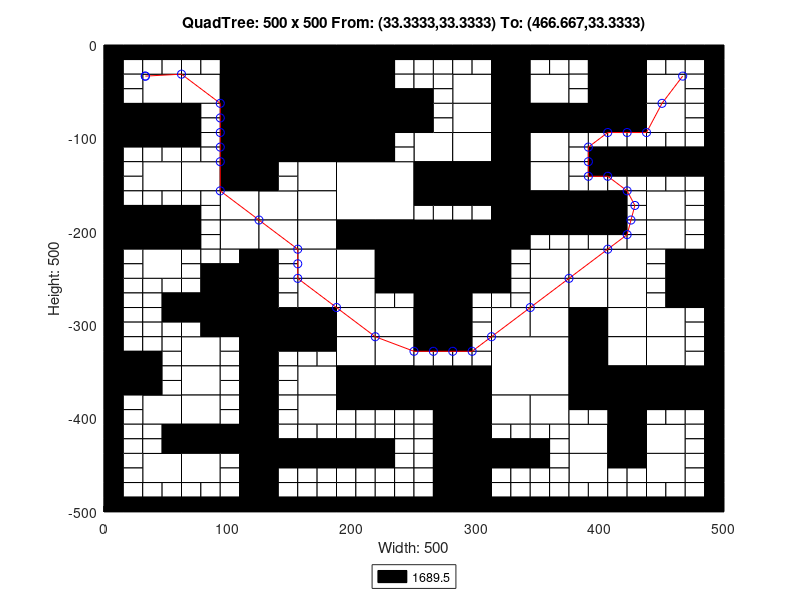

Write MATLAB code to recreate this figure.
axis([0 500 -500 0]);
title('QuadTree: 500 x 500 From: (33.3333,33.3333) To: (466.667,33.3333)');
xlabel('Width: 500');
ylabel('Height: 500');
rectangle('Position',[125 -62.5 62.5 62.5], 'FaceColor',[0 0 0]);
rectangle('Position',[125 -125 62.5 62.5], 'FaceColor',[0 0 0]);
rectangle('Position',[187.5 -187.5 62.5 62.5], 'FaceColor',[1 1 1]);
rectangle('Position',[250 -250 62.5 62.5], 'FaceColor',[0 0 0]);
rectangle('Position',[312.5 -375 62.5 62.5], 'FaceColor',[1 1 1]);
rectangle('Position',[31.25 -62.5 31.25 31.25], 'FaceColor',[1 1 1]);
rectangle('Position',[93.75 -31.25 31.25 31.25], 'FaceColor',[0 0 0]);
rectangle('Position',[62.5 -62.5 31.25 31.25], 'FaceColor',[1 1 1]);
rectangle('Position',[93.75 -62.5 31.25 31.25], 'FaceColor',[0 0 0]);
rectangle('Position',[0 -93.75 31.25 31.25], 'FaceColor',[0 0 0]);
rectangle('Position',[31.25 -93.75 31.25 31.25], 'FaceColor',[0 0 0]);
rectangle('Position',[93.75 -93.75 31.25 31.25], 'FaceColor',[0 0 0]);
rectangle('Position',[93.75 -125 31.25 31.25], 'FaceColor',[0 0 0]);
rectangle('Position',[187.5 -31.25 31.25 31.25], 'FaceColor',[0 0 0]);
rectangle('Position',[187.5 -62.5 31.25 31.25], 'FaceColor',[0 0 0]);
rectangle('Position',[187.5 -93.75 31.25 31.25], 'FaceColor',[0 0 0]);
rectangle('Position',[218.75 -93.75 31.25 31.25], 'FaceColor',[0 0 0]);
rectangle('Position',[187.5 -125 31.25 31.25], 'FaceColor',[0 0 0]);
rectangle('Position',[31.25 -156.25 31.25 31.25], 'FaceColor',[1 1 1]);
rectangle('Position',[62.5 -156.25 31.25 31.25], 'FaceColor',[1 1 1]);
rectangle('Position',[93.75 -156.25 31.25 31.25], 'FaceColor',[0 0 0]);
rectangle('Position',[93.75 -187.5 31.25 31.25], 'FaceColor',[1 1 1]);
rectangle('Position',[0 -218.75 31.25 31.25], 'FaceColor',[0 0 0]);
rectangle('Position',[31.25 -218.75 31.25 31.25], 'FaceColor',[0 0 0]);
rectangle('Position',[31.25 -250 31.25 31.25], 'FaceColor',[1 1 1]);
rectangle('Position',[93.75 -218.75 31.25 31.25], 'FaceColor',[1 1 1]);
rectangle('Position',[156.25 -156.25 31.25 31.25], 'FaceColor',[1 1 1]);
rectangle('Position',[125 -187.5 31.25 31.25], 'FaceColor',[1 1 1]);
rectangle('Position',[156.25 -187.5 31.25 31.25], 'FaceColor',[1 1 1]);
rectangle('Position',[125 -218.75 31.25 31.25], 'FaceColor',[1 1 1]);
rectangle('Position',[156.25 -218.75 31.25 31.25], 'FaceColor',[1 1 1]);
rectangle('Position',[156.25 -250 31.25 31.25], 'FaceColor',[1 1 1]);
rectangle('Position',[187.5 -218.75 31.25 31.25], 'FaceColor',[0 0 0]);
rectangle('Position',[218.75 -218.75 31.25 31.25], 'FaceColor',[0 0 0]);
rectangle('Position',[187.5 -250 31.25 31.25], 'FaceColor',[1 1 1]);
rectangle('Position',[218.75 -250 31.25 31.25], 'FaceColor',[0 0 0]);
rectangle('Position',[281.25 -62.5 31.25 31.25], 'FaceColor',[1 1 1]);
rectangle('Position',[312.5 -31.25 31.25 31.25], 'FaceColor',[0 0 0]);
rectangle('Position',[312.5 -62.5 31.25 31.25], 'FaceColor',[0 0 0]);
rectangle('Position',[343.75 -62.5 31.25 31.25], 'FaceColor',[1 1 1]);
rectangle('Position',[281.25 -93.75 31.25 31.25], 'FaceColor',[1 1 1]);
rectangle('Position',[250 -125 31.25 31.25], 'FaceColor',[1 1 1]);
rectangle('Position',[281.25 -125 31.25 31.25], 'FaceColor',[1 1 1]);
rectangle('Position',[312.5 -93.75 31.25 31.25], 'FaceColor',[0 0 0]);
rectangle('Position',[343.75 -93.75 31.25 31.25], 'FaceColor',[0 0 0]);
rectangle('Position',[312.5 -125 31.25 31.25], 'FaceColor',[0 0 0]);
rectangle('Position',[343.75 -125 31.25 31.25], 'FaceColor',[1 1 1]);
rectangle('Position',[406.25 -31.25 31.25 31.25], 'FaceColor',[0 0 0]);
rectangle('Position',[406.25 -62.5 31.25 31.25], 'FaceColor',[0 0 0]);
rectangle('Position',[437.5 -62.5 31.25 31.25], 'FaceColor',[1 1 1]);
rectangle('Position',[375 -93.75 31.25 31.25], 'FaceColor',[0 0 0]);
rectangle('Position',[406.25 -93.75 31.25 31.25], 'FaceColor',[0 0 0]);
rectangle('Position',[437.5 -93.75 31.25 31.25], 'FaceColor',[1 1 1]);
rectangle('Position',[250 -156.25 31.25 31.25], 'FaceColor',[0 0 0]);
rectangle('Position',[281.25 -156.25 31.25 31.25], 'FaceColor',[0 0 0]);
rectangle('Position',[312.5 -156.25 31.25 31.25], 'FaceColor',[0 0 0]);
rectangle('Position',[343.75 -156.25 31.25 31.25], 'FaceColor',[1 1 1]);
rectangle('Position',[312.5 -187.5 31.25 31.25], 'FaceColor',[0 0 0]);
rectangle('Position',[343.75 -187.5 31.25 31.25], 'FaceColor',[0 0 0]);
rectangle('Position',[312.5 -218.75 31.25 31.25], 'FaceColor',[0 0 0]);
rectangle('Position',[343.75 -250 31.25 31.25], 'FaceColor',[1 1 1]);
rectangle('Position',[375 -187.5 31.25 31.25], 'FaceColor',[0 0 0]);
rectangle('Position',[437.5 -187.5 31.25 31.25], 'FaceColor',[1 1 1]);
rectangle('Position',[375 -250 31.25 31.25], 'FaceColor',[1 1 1]);
rectangle('Position',[406.25 -250 31.25 31.25], 'FaceColor',[1 1 1]);
rectangle('Position',[437.5 -218.75 31.25 31.25], 'FaceColor',[1 1 1]);
rectangle('Position',[468.75 -250 31.25 31.25], 'FaceColor',[0 0 0]);
rectangle('Position',[93.75 -281.25 31.25 31.25], 'FaceColor',[0 0 0]);
rectangle('Position',[93.75 -312.5 31.25 31.25], 'FaceColor',[0 0 0]);
rectangle('Position',[0 -375 31.25 31.25], 'FaceColor',[0 0 0]);
rectangle('Position',[62.5 -343.75 31.25 31.25], 'FaceColor',[1 1 1]);
rectangle('Position',[62.5 -375 31.25 31.25], 'FaceColor',[1 1 1]);
rectangle('Position',[156.25 -281.25 31.25 31.25], 'FaceColor',[1 1 1]);
rectangle('Position',[125 -312.5 31.25 31.25], 'FaceColor',[0 0 0]);
rectangle('Position',[156.25 -312.5 31.25 31.25], 'FaceColor',[0 0 0]);
rectangle('Position',[187.5 -281.25 31.25 31.25], 'FaceColor',[1 1 1]);
rectangle('Position',[187.5 -312.5 31.25 31.25], 'FaceColor',[1 1 1]);
rectangle('Position',[218.75 -312.5 31.25 31.25], 'FaceColor',[1 1 1]);
rectangle('Position',[156.25 -375 31.25 31.25], 'FaceColor',[1 1 1]);
rectangle('Position',[187.5 -343.75 31.25 31.25], 'FaceColor',[1 1 1]);
rectangle('Position',[218.75 -343.75 31.25 31.25], 'FaceColor',[1 1 1]);
rectangle('Position',[187.5 -375 31.25 31.25], 'FaceColor',[0 0 0]);
rectangle('Position',[218.75 -375 31.25 31.25], 'FaceColor',[0 0 0]);
rectangle('Position',[31.25 -406.25 31.25 31.25], 'FaceColor',[1 1 1]);
rectangle('Position',[62.5 -406.25 31.25 31.25], 'FaceColor',[1 1 1]);
rectangle('Position',[62.5 -437.5 31.25 31.25], 'FaceColor',[0 0 0]);
rectangle('Position',[93.75 -437.5 31.25 31.25], 'FaceColor',[0 0 0]);
rectangle('Position',[31.25 -468.75 31.25 31.25], 'FaceColor',[1 1 1]);
rectangle('Position',[62.5 -468.75 31.25 31.25], 'FaceColor',[1 1 1]);
rectangle('Position',[156.25 -406.25 31.25 31.25], 'FaceColor',[1 1 1]);
rectangle('Position',[250 -281.25 31.25 31.25], 'FaceColor',[0 0 0]);
rectangle('Position',[250 -312.5 31.25 31.25], 'FaceColor',[0 0 0]);
rectangle('Position',[343.75 -281.25 31.25 31.25], 'FaceColor',[1 1 1]);
rectangle('Position',[312.5 -312.5 31.25 31.25], 'FaceColor',[1 1 1]);
rectangle('Position',[343.75 -312.5 31.25 31.25], 'FaceColor',[1 1 1]);
rectangle('Position',[250 -375 31.25 31.25], 'FaceColor',[0 0 0]);
rectangle('Position',[281.25 -375 31.25 31.25], 'FaceColor',[0 0 0]);
rectangle('Position',[375 -281.25 31.25 31.25], 'FaceColor',[1 1 1]);
rectangle('Position',[406.25 -281.25 31.25 31.25], 'FaceColor',[1 1 1]);
rectangle('Position',[375 -312.5 31.25 31.25], 'FaceColor',[0 0 0]);
rectangle('Position',[406.25 -312.5 31.25 31.25], 'FaceColor',[1 1 1]);
rectangle('Position',[468.75 -281.25 31.25 31.25], 'FaceColor',[0 0 0]);
rectangle('Position',[437.5 -312.5 31.25 31.25], 'FaceColor',[1 1 1]);
rectangle('Position',[375 -343.75 31.25 31.25], 'FaceColor',[0 0 0]);
rectangle('Position',[406.25 -343.75 31.25 31.25], 'FaceColor',[1 1 1]);
rectangle('Position',[375 -375 31.25 31.25], 'FaceColor',[0 0 0]);
rectangle('Position',[406.25 -375 31.25 31.25], 'FaceColor',[0 0 0]);
rectangle('Position',[437.5 -343.75 31.25 31.25], 'FaceColor',[1 1 1]);
rectangle('Position',[437.5 -375 31.25 31.25], 'FaceColor',[0 0 0]);
rectangle('Position',[468.75 -375 31.25 31.25], 'FaceColor',[0 0 0]);
rectangle('Position',[281.25 -406.25 31.25 31.25], 'FaceColor',[0 0 0]);
rectangle('Position',[281.25 -437.5 31.25 31.25], 'FaceColor',[0 0 0]);
rectangle('Position',[312.5 -406.25 31.25 31.25], 'FaceColor',[1 1 1]);
rectangle('Position',[343.75 -406.25 31.25 31.25], 'FaceColor',[1 1 1]);
rectangle('Position',[281.25 -468.75 31.25 31.25], 'FaceColor',[0 0 0]);
rectangle('Position',[281.25 -500 31.25 31.25], 'FaceColor',[0 0 0]);
rectangle('Position',[406.25 -406.25 31.25 31.25], 'FaceColor',[0 0 0]);
rectangle('Position',[375 -437.5 31.25 31.25], 'FaceColor',[1 1 1]);
rectangle('Position',[406.25 -437.5 31.25 31.25], 'FaceColor',[0 0 0]);
rectangle('Position',[437.5 -437.5 31.25 31.25], 'FaceColor',[1 1 1]);
rectangle('Position',[375 -468.75 31.25 31.25], 'FaceColor',[1 1 1]);
rectangle('Position',[437.5 -468.75 31.25 31.25], 'FaceColor',[1 1 1]);
rectangle('Position',[0 -15.625 15.625 15.625], 'FaceColor',[0 0 0]);
rectangle('Position',[15.625 -15.625 15.625 15.625], 'FaceColor',[0 0 0]);
rectangle('Position',[0 -31.25 15.625 15.625], 'FaceColor',[0 0 0]);
rectangle('Position',[15.625 -31.25 15.625 15.625], 'FaceColor',[1 1 1]);
rectangle('Position',[31.25 -15.625 15.625 15.625], 'FaceColor',[0 0 0]);
rectangle('Position',[46.875 -15.625 15.625 15.625], 'FaceColor',[0 0 0]);
rectangle('Position',[31.25 -31.25 15.625 15.625], 'FaceColor',[1 1 1]);
rectangle('Position',[46.875 -31.25 15.625 15.625], 'FaceColor',[1 1 1]);
rectangle('Position',[0 -46.875 15.625 15.625], 'FaceColor',[0 0 0]);
rectangle('Position',[15.625 -46.875 15.625 15.625], 'FaceColor',[1 1 1]);
rectangle('Position',[0 -62.5 15.625 15.625], 'FaceColor',[0 0 0]);
rectangle('Position',[15.625 -62.5 15.625 15.625], 'FaceColor',[1 1 1]);
rectangle('Position',[62.5 -15.625 15.625 15.625], 'FaceColor',[0 0 0]);
rectangle('Position',[78.125 -15.625 15.625 15.625], 'FaceColor',[0 0 0]);
rectangle('Position',[62.5 -31.25 15.625 15.625], 'FaceColor',[1 1 1]);
rectangle('Position',[78.125 -31.25 15.625 15.625], 'FaceColor',[1 1 1]);
rectangle('Position',[0 -109.375 15.625 15.625], 'FaceColor',[0 0 0]);
rectangle('Position',[15.625 -109.375 15.625 15.625], 'FaceColor',[0 0 0]);
rectangle('Position',[0 -125 15.625 15.625], 'FaceColor',[0 0 0]);
rectangle('Position',[15.625 -125 15.625 15.625], 'FaceColor',[1 1 1]);
rectangle('Position',[31.25 -109.375 15.625 15.625], 'FaceColor',[0 0 0]);
rectangle('Position',[46.875 -109.375 15.625 15.625], 'FaceColor',[0 0 0]);
rectangle('Position',[31.25 -125 15.625 15.625], 'FaceColor',[1 1 1]);
rectangle('Position',[46.875 -125 15.625 15.625], 'FaceColor',[1 1 1]);
rectangle('Position',[62.5 -78.125 15.625 15.625], 'FaceColor',[0 0 0]);
rectangle('Position',[78.125 -78.125 15.625 15.625], 'FaceColor',[1 1 1]);
rectangle('Position',[62.5 -93.75 15.625 15.625], 'FaceColor',[0 0 0]);
rectangle('Position',[78.125 -93.75 15.625 15.625], 'FaceColor',[1 1 1]);
rectangle('Position',[62.5 -109.375 15.625 15.625], 'FaceColor',[0 0 0]);
rectangle('Position',[78.125 -109.375 15.625 15.625], 'FaceColor',[1 1 1]);
rectangle('Position',[62.5 -125 15.625 15.625], 'FaceColor',[1 1 1]);
rectangle('Position',[78.125 -125 15.625 15.625], 'FaceColor',[1 1 1]);
rectangle('Position',[218.75 -15.625 15.625 15.625], 'FaceColor',[0 0 0]);
rectangle('Position',[234.375 -15.625 15.625 15.625], 'FaceColor',[0 0 0]);
rectangle('Position',[218.75 -31.25 15.625 15.625], 'FaceColor',[0 0 0]);
rectangle('Position',[234.375 -31.25 15.625 15.625], 'FaceColor',[1 1 1]);
rectangle('Position',[218.75 -46.875 15.625 15.625], 'FaceColor',[0 0 0]);
rectangle('Position',[234.375 -46.875 15.625 15.625], 'FaceColor',[1 1 1]);
rectangle('Position',[218.75 -62.5 15.625 15.625], 'FaceColor',[0 0 0]);
rectangle('Position',[234.375 -62.5 15.625 15.625], 'FaceColor',[0 0 0]);
rectangle('Position',[218.75 -109.375 15.625 15.625], 'FaceColor',[0 0 0]);
rectangle('Position',[234.375 -109.375 15.625 15.625], 'FaceColor',[1 1 1]);
rectangle('Position',[218.75 -125 15.625 15.625], 'FaceColor',[0 0 0]);
rectangle('Position',[234.375 -125 15.625 15.625], 'FaceColor',[1 1 1]);
rectangle('Position',[0 -140.625 15.625 15.625], 'FaceColor',[0 0 0]);
rectangle('Position',[15.625 -140.625 15.625 15.625], 'FaceColor',[1 1 1]);
rectangle('Position',[0 -156.25 15.625 15.625], 'FaceColor',[0 0 0]);
rectangle('Position',[15.625 -156.25 15.625 15.625], 'FaceColor',[1 1 1]);
rectangle('Position',[0 -171.875 15.625 15.625], 'FaceColor',[0 0 0]);
rectangle('Position',[15.625 -171.875 15.625 15.625], 'FaceColor',[1 1 1]);
rectangle('Position',[0 -187.5 15.625 15.625], 'FaceColor',[0 0 0]);
rectangle('Position',[15.625 -187.5 15.625 15.625], 'FaceColor',[0 0 0]);
rectangle('Position',[31.25 -171.875 15.625 15.625], 'FaceColor',[1 1 1]);
rectangle('Position',[46.875 -171.875 15.625 15.625], 'FaceColor',[1 1 1]);
rectangle('Position',[31.25 -187.5 15.625 15.625], 'FaceColor',[0 0 0]);
rectangle('Position',[46.875 -187.5 15.625 15.625], 'FaceColor',[0 0 0]);
rectangle('Position',[62.5 -171.875 15.625 15.625], 'FaceColor',[1 1 1]);
rectangle('Position',[78.125 -171.875 15.625 15.625], 'FaceColor',[1 1 1]);
rectangle('Position',[62.5 -187.5 15.625 15.625], 'FaceColor',[0 0 0]);
rectangle('Position',[78.125 -187.5 15.625 15.625], 'FaceColor',[1 1 1]);
rectangle('Position',[0 -234.375 15.625 15.625], 'FaceColor',[0 0 0]);
rectangle('Position',[15.625 -234.375 15.625 15.625], 'FaceColor',[1 1 1]);
rectangle('Position',[0 -250 15.625 15.625], 'FaceColor',[0 0 0]);
rectangle('Position',[15.625 -250 15.625 15.625], 'FaceColor',[1 1 1]);
rectangle('Position',[62.5 -203.125 15.625 15.625], 'FaceColor',[0 0 0]);
rectangle('Position',[78.125 -203.125 15.625 15.625], 'FaceColor',[1 1 1]);
rectangle('Position',[62.5 -218.75 15.625 15.625], 'FaceColor',[0 0 0]);
rectangle('Position',[78.125 -218.75 15.625 15.625], 'FaceColor',[1 1 1]);
rectangle('Position',[62.5 -234.375 15.625 15.625], 'FaceColor',[1 1 1]);
rectangle('Position',[78.125 -234.375 15.625 15.625], 'FaceColor',[1 1 1]);
rectangle('Position',[62.5 -250 15.625 15.625], 'FaceColor',[1 1 1]);
rectangle('Position',[78.125 -250 15.625 15.625], 'FaceColor',[0 0 0]);
rectangle('Position',[93.75 -234.375 15.625 15.625], 'FaceColor',[1 1 1]);
rectangle('Position',[109.375 -234.375 15.625 15.625], 'FaceColor',[0 0 0]);
rectangle('Position',[93.75 -250 15.625 15.625], 'FaceColor',[0 0 0]);
rectangle('Position',[109.375 -250 15.625 15.625], 'FaceColor',[0 0 0]);
rectangle('Position',[125 -140.625 15.625 15.625], 'FaceColor',[0 0 0]);
rectangle('Position',[140.625 -140.625 15.625 15.625], 'FaceColor',[1 1 1]);
rectangle('Position',[125 -156.25 15.625 15.625], 'FaceColor',[0 0 0]);
rectangle('Position',[140.625 -156.25 15.625 15.625], 'FaceColor',[1 1 1]);
rectangle('Position',[125 -234.375 15.625 15.625], 'FaceColor',[0 0 0]);
rectangle('Position',[140.625 -234.375 15.625 15.625], 'FaceColor',[1 1 1]);
rectangle('Position',[125 -250 15.625 15.625], 'FaceColor',[0 0 0]);
rectangle('Position',[140.625 -250 15.625 15.625], 'FaceColor',[1 1 1]);
rectangle('Position',[250 -15.625 15.625 15.625], 'FaceColor',[0 0 0]);
rectangle('Position',[265.625 -15.625 15.625 15.625], 'FaceColor',[0 0 0]);
rectangle('Position',[250 -31.25 15.625 15.625], 'FaceColor',[1 1 1]);
rectangle('Position',[265.625 -31.25 15.625 15.625], 'FaceColor',[1 1 1]);
rectangle('Position',[281.25 -15.625 15.625 15.625], 'FaceColor',[0 0 0]);
rectangle('Position',[296.875 -15.625 15.625 15.625], 'FaceColor',[0 0 0]);
rectangle('Position',[281.25 -31.25 15.625 15.625], 'FaceColor',[1 1 1]);
rectangle('Position',[296.875 -31.25 15.625 15.625], 'FaceColor',[1 1 1]);
rectangle('Position',[250 -46.875 15.625 15.625], 'FaceColor',[1 1 1]);
rectangle('Position',[265.625 -46.875 15.625 15.625], 'FaceColor',[1 1 1]);
rectangle('Position',[250 -62.5 15.625 15.625], 'FaceColor',[0 0 0]);
rectangle('Position',[265.625 -62.5 15.625 15.625], 'FaceColor',[1 1 1]);
rectangle('Position',[343.75 -15.625 15.625 15.625], 'FaceColor',[0 0 0]);
rectangle('Position',[359.375 -15.625 15.625 15.625], 'FaceColor',[0 0 0]);
rectangle('Position',[343.75 -31.25 15.625 15.625], 'FaceColor',[1 1 1]);
rectangle('Position',[359.375 -31.25 15.625 15.625], 'FaceColor',[1 1 1]);
rectangle('Position',[250 -78.125 15.625 15.625], 'FaceColor',[0 0 0]);
rectangle('Position',[265.625 -78.125 15.625 15.625], 'FaceColor',[1 1 1]);
rectangle('Position',[250 -93.75 15.625 15.625], 'FaceColor',[0 0 0]);
rectangle('Position',[265.625 -93.75 15.625 15.625], 'FaceColor',[1 1 1]);
rectangle('Position',[375 -15.625 15.625 15.625], 'FaceColor',[0 0 0]);
rectangle('Position',[390.625 -15.625 15.625 15.625], 'FaceColor',[0 0 0]);
rectangle('Position',[375 -31.25 15.625 15.625], 'FaceColor',[1 1 1]);
rectangle('Position',[390.625 -31.25 15.625 15.625], 'FaceColor',[0 0 0]);
rectangle('Position',[375 -46.875 15.625 15.625], 'FaceColor',[1 1 1]);
rectangle('Position',[390.625 -46.875 15.625 15.625], 'FaceColor',[0 0 0]);
rectangle('Position',[375 -62.5 15.625 15.625], 'FaceColor',[1 1 1]);
rectangle('Position',[390.625 -62.5 15.625 15.625], 'FaceColor',[0 0 0]);
rectangle('Position',[437.5 -15.625 15.625 15.625], 'FaceColor',[0 0 0]);
rectangle('Position',[453.125 -15.625 15.625 15.625], 'FaceColor',[0 0 0]);
rectangle('Position',[437.5 -31.25 15.625 15.625], 'FaceColor',[1 1 1]);
rectangle('Position',[453.125 -31.25 15.625 15.625], 'FaceColor',[1 1 1]);
rectangle('Position',[468.75 -15.625 15.625 15.625], 'FaceColor',[0 0 0]);
rectangle('Position',[484.375 -15.625 15.625 15.625], 'FaceColor',[0 0 0]);
rectangle('Position',[468.75 -31.25 15.625 15.625], 'FaceColor',[1 1 1]);
rectangle('Position',[484.375 -31.25 15.625 15.625], 'FaceColor',[0 0 0]);
rectangle('Position',[468.75 -46.875 15.625 15.625], 'FaceColor',[1 1 1]);
rectangle('Position',[484.375 -46.875 15.625 15.625], 'FaceColor',[0 0 0]);
rectangle('Position',[468.75 -62.5 15.625 15.625], 'FaceColor',[1 1 1]);
rectangle('Position',[484.375 -62.5 15.625 15.625], 'FaceColor',[0 0 0]);
rectangle('Position',[375 -109.375 15.625 15.625], 'FaceColor',[1 1 1]);
rectangle('Position',[390.625 -109.375 15.625 15.625], 'FaceColor',[1 1 1]);
rectangle('Position',[375 -125 15.625 15.625], 'FaceColor',[1 1 1]);
rectangle('Position',[390.625 -125 15.625 15.625], 'FaceColor',[0 0 0]);
rectangle('Position',[406.25 -109.375 15.625 15.625], 'FaceColor',[1 1 1]);
rectangle('Position',[421.875 -109.375 15.625 15.625], 'FaceColor',[1 1 1]);
rectangle('Position',[406.25 -125 15.625 15.625], 'FaceColor',[0 0 0]);
rectangle('Position',[421.875 -125 15.625 15.625], 'FaceColor',[0 0 0]);
rectangle('Position',[468.75 -78.125 15.625 15.625], 'FaceColor',[1 1 1]);
rectangle('Position',[484.375 -78.125 15.625 15.625], 'FaceColor',[0 0 0]);
rectangle('Position',[468.75 -93.75 15.625 15.625], 'FaceColor',[1 1 1]);
rectangle('Position',[484.375 -93.75 15.625 15.625], 'FaceColor',[0 0 0]);
rectangle('Position',[437.5 -109.375 15.625 15.625], 'FaceColor',[1 1 1]);
rectangle('Position',[453.125 -109.375 15.625 15.625], 'FaceColor',[1 1 1]);
rectangle('Position',[437.5 -125 15.625 15.625], 'FaceColor',[0 0 0]);
rectangle('Position',[453.125 -125 15.625 15.625], 'FaceColor',[0 0 0]);
rectangle('Position',[468.75 -109.375 15.625 15.625], 'FaceColor',[1 1 1]);
rectangle('Position',[484.375 -109.375 15.625 15.625], 'FaceColor',[0 0 0]);
rectangle('Position',[468.75 -125 15.625 15.625], 'FaceColor',[0 0 0]);
rectangle('Position',[484.375 -125 15.625 15.625], 'FaceColor',[0 0 0]);
rectangle('Position',[250 -171.875 15.625 15.625], 'FaceColor',[0 0 0]);
rectangle('Position',[265.625 -171.875 15.625 15.625], 'FaceColor',[0 0 0]);
rectangle('Position',[250 -187.5 15.625 15.625], 'FaceColor',[1 1 1]);
rectangle('Position',[265.625 -187.5 15.625 15.625], 'FaceColor',[1 1 1]);
rectangle('Position',[281.25 -171.875 15.625 15.625], 'FaceColor',[0 0 0]);
rectangle('Position',[296.875 -171.875 15.625 15.625], 'FaceColor',[0 0 0]);
rectangle('Position',[281.25 -187.5 15.625 15.625], 'FaceColor',[1 1 1]);
rectangle('Position',[296.875 -187.5 15.625 15.625], 'FaceColor',[1 1 1]);
rectangle('Position',[343.75 -203.125 15.625 15.625], 'FaceColor',[0 0 0]);
rectangle('Position',[359.375 -203.125 15.625 15.625], 'FaceColor',[0 0 0]);
rectangle('Position',[343.75 -218.75 15.625 15.625], 'FaceColor',[1 1 1]);
rectangle('Position',[359.375 -218.75 15.625 15.625], 'FaceColor',[1 1 1]);
rectangle('Position',[312.5 -234.375 15.625 15.625], 'FaceColor',[0 0 0]);
rectangle('Position',[328.125 -234.375 15.625 15.625], 'FaceColor',[1 1 1]);
rectangle('Position',[312.5 -250 15.625 15.625], 'FaceColor',[0 0 0]);
rectangle('Position',[328.125 -250 15.625 15.625], 'FaceColor',[1 1 1]);
rectangle('Position',[375 -140.625 15.625 15.625], 'FaceColor',[1 1 1]);
rectangle('Position',[390.625 -140.625 15.625 15.625], 'FaceColor',[0 0 0]);
rectangle('Position',[375 -156.25 15.625 15.625], 'FaceColor',[1 1 1]);
rectangle('Position',[390.625 -156.25 15.625 15.625], 'FaceColor',[1 1 1]);
rectangle('Position',[406.25 -140.625 15.625 15.625], 'FaceColor',[0 0 0]);
rectangle('Position',[421.875 -140.625 15.625 15.625], 'FaceColor',[0 0 0]);
rectangle('Position',[406.25 -156.25 15.625 15.625], 'FaceColor',[1 1 1]);
rectangle('Position',[421.875 -156.25 15.625 15.625], 'FaceColor',[1 1 1]);
rectangle('Position',[406.25 -171.875 15.625 15.625], 'FaceColor',[0 0 0]);
rectangle('Position',[421.875 -171.875 15.625 15.625], 'FaceColor',[1 1 1]);
rectangle('Position',[406.25 -187.5 15.625 15.625], 'FaceColor',[0 0 0]);
rectangle('Position',[421.875 -187.5 15.625 15.625], 'FaceColor',[1 1 1]);
rectangle('Position',[437.5 -140.625 15.625 15.625], 'FaceColor',[0 0 0]);
rectangle('Position',[453.125 -140.625 15.625 15.625], 'FaceColor',[0 0 0]);
rectangle('Position',[437.5 -156.25 15.625 15.625], 'FaceColor',[1 1 1]);
rectangle('Position',[453.125 -156.25 15.625 15.625], 'FaceColor',[1 1 1]);
rectangle('Position',[468.75 -140.625 15.625 15.625], 'FaceColor',[0 0 0]);
rectangle('Position',[484.375 -140.625 15.625 15.625], 'FaceColor',[0 0 0]);
rectangle('Position',[468.75 -156.25 15.625 15.625], 'FaceColor',[1 1 1]);
rectangle('Position',[484.375 -156.25 15.625 15.625], 'FaceColor',[0 0 0]);
rectangle('Position',[468.75 -171.875 15.625 15.625], 'FaceColor',[1 1 1]);
rectangle('Position',[484.375 -171.875 15.625 15.625], 'FaceColor',[0 0 0]);
rectangle('Position',[468.75 -187.5 15.625 15.625], 'FaceColor',[1 1 1]);
rectangle('Position',[484.375 -187.5 15.625 15.625], 'FaceColor',[0 0 0]);
rectangle('Position',[375 -203.125 15.625 15.625], 'FaceColor',[0 0 0]);
rectangle('Position',[390.625 -203.125 15.625 15.625], 'FaceColor',[0 0 0]);
rectangle('Position',[375 -218.75 15.625 15.625], 'FaceColor',[1 1 1]);
rectangle('Position',[390.625 -218.75 15.625 15.625], 'FaceColor',[1 1 1]);
rectangle('Position',[406.25 -203.125 15.625 15.625], 'FaceColor',[0 0 0]);
rectangle('Position',[421.875 -203.125 15.625 15.625], 'FaceColor',[1 1 1]);
rectangle('Position',[406.25 -218.75 15.625 15.625], 'FaceColor',[1 1 1]);
rectangle('Position',[421.875 -218.75 15.625 15.625], 'FaceColor',[1 1 1]);
rectangle('Position',[468.75 -203.125 15.625 15.625], 'FaceColor',[1 1 1]);
rectangle('Position',[484.375 -203.125 15.625 15.625], 'FaceColor',[0 0 0]);
rectangle('Position',[468.75 -218.75 15.625 15.625], 'FaceColor',[1 1 1]);
rectangle('Position',[484.375 -218.75 15.625 15.625], 'FaceColor',[0 0 0]);
rectangle('Position',[437.5 -234.375 15.625 15.625], 'FaceColor',[1 1 1]);
rectangle('Position',[453.125 -234.375 15.625 15.625], 'FaceColor',[0 0 0]);
rectangle('Position',[437.5 -250 15.625 15.625], 'FaceColor',[1 1 1]);
rectangle('Position',[453.125 -250 15.625 15.625], 'FaceColor',[0 0 0]);
rectangle('Position',[0 -265.625 15.625 15.625], 'FaceColor',[0 0 0]);
rectangle('Position',[15.625 -265.625 15.625 15.625], 'FaceColor',[1 1 1]);
rectangle('Position',[0 -281.25 15.625 15.625], 'FaceColor',[0 0 0]);
rectangle('Position',[15.625 -281.25 15.625 15.625], 'FaceColor',[1 1 1]);
rectangle('Position',[31.25 -265.625 15.625 15.625], 'FaceColor',[1 1 1]);
rectangle('Position',[46.875 -265.625 15.625 15.625], 'FaceColor',[1 1 1]);
rectangle('Position',[31.25 -281.25 15.625 15.625], 'FaceColor',[1 1 1]);
rectangle('Position',[46.875 -281.25 15.625 15.625], 'FaceColor',[0 0 0]);
rectangle('Position',[0 -296.875 15.625 15.625], 'FaceColor',[0 0 0]);
rectangle('Position',[15.625 -296.875 15.625 15.625], 'FaceColor',[1 1 1]);
rectangle('Position',[0 -312.5 15.625 15.625], 'FaceColor',[0 0 0]);
rectangle('Position',[15.625 -312.5 15.625 15.625], 'FaceColor',[1 1 1]);
rectangle('Position',[31.25 -296.875 15.625 15.625], 'FaceColor',[1 1 1]);
rectangle('Position',[46.875 -296.875 15.625 15.625], 'FaceColor',[0 0 0]);
rectangle('Position',[31.25 -312.5 15.625 15.625], 'FaceColor',[1 1 1]);
rectangle('Position',[46.875 -312.5 15.625 15.625], 'FaceColor',[1 1 1]);
rectangle('Position',[62.5 -265.625 15.625 15.625], 'FaceColor',[1 1 1]);
rectangle('Position',[78.125 -265.625 15.625 15.625], 'FaceColor',[0 0 0]);
rectangle('Position',[62.5 -281.25 15.625 15.625], 'FaceColor',[0 0 0]);
rectangle('Position',[78.125 -281.25 15.625 15.625], 'FaceColor',[0 0 0]);
rectangle('Position',[62.5 -296.875 15.625 15.625], 'FaceColor',[0 0 0]);
rectangle('Position',[78.125 -296.875 15.625 15.625], 'FaceColor',[0 0 0]);
rectangle('Position',[62.5 -312.5 15.625 15.625], 'FaceColor',[1 1 1]);
rectangle('Position',[78.125 -312.5 15.625 15.625], 'FaceColor',[0 0 0]);
rectangle('Position',[0 -328.125 15.625 15.625], 'FaceColor',[0 0 0]);
rectangle('Position',[15.625 -328.125 15.625 15.625], 'FaceColor',[1 1 1]);
rectangle('Position',[0 -343.75 15.625 15.625], 'FaceColor',[0 0 0]);
rectangle('Position',[15.625 -343.75 15.625 15.625], 'FaceColor',[0 0 0]);
rectangle('Position',[31.25 -328.125 15.625 15.625], 'FaceColor',[1 1 1]);
rectangle('Position',[46.875 -328.125 15.625 15.625], 'FaceColor',[1 1 1]);
rectangle('Position',[31.25 -343.75 15.625 15.625], 'FaceColor',[0 0 0]);
rectangle('Position',[46.875 -343.75 15.625 15.625], 'FaceColor',[1 1 1]);
rectangle('Position',[31.25 -359.375 15.625 15.625], 'FaceColor',[0 0 0]);
rectangle('Position',[46.875 -359.375 15.625 15.625], 'FaceColor',[1 1 1]);
rectangle('Position',[31.25 -375 15.625 15.625], 'FaceColor',[0 0 0]);
rectangle('Position',[46.875 -375 15.625 15.625], 'FaceColor',[1 1 1]);
rectangle('Position',[93.75 -328.125 15.625 15.625], 'FaceColor',[1 1 1]);
rectangle('Position',[109.375 -328.125 15.625 15.625], 'FaceColor',[0 0 0]);
rectangle('Position',[93.75 -343.75 15.625 15.625], 'FaceColor',[1 1 1]);
rectangle('Position',[109.375 -343.75 15.625 15.625], 'FaceColor',[0 0 0]);
rectangle('Position',[93.75 -359.375 15.625 15.625], 'FaceColor',[1 1 1]);
rectangle('Position',[109.375 -359.375 15.625 15.625], 'FaceColor',[0 0 0]);
rectangle('Position',[93.75 -375 15.625 15.625], 'FaceColor',[1 1 1]);
rectangle('Position',[109.375 -375 15.625 15.625], 'FaceColor',[0 0 0]);
rectangle('Position',[125 -265.625 15.625 15.625], 'FaceColor',[0 0 0]);
rectangle('Position',[140.625 -265.625 15.625 15.625], 'FaceColor',[1 1 1]);
rectangle('Position',[125 -281.25 15.625 15.625], 'FaceColor',[0 0 0]);
rectangle('Position',[140.625 -281.25 15.625 15.625], 'FaceColor',[1 1 1]);
rectangle('Position',[218.75 -265.625 15.625 15.625], 'FaceColor',[0 0 0]);
rectangle('Position',[234.375 -265.625 15.625 15.625], 'FaceColor',[0 0 0]);
rectangle('Position',[218.75 -281.25 15.625 15.625], 'FaceColor',[1 1 1]);
rectangle('Position',[234.375 -281.25 15.625 15.625], 'FaceColor',[1 1 1]);
rectangle('Position',[125 -328.125 15.625 15.625], 'FaceColor',[0 0 0]);
rectangle('Position',[140.625 -328.125 15.625 15.625], 'FaceColor',[0 0 0]);
rectangle('Position',[125 -343.75 15.625 15.625], 'FaceColor',[0 0 0]);
rectangle('Position',[140.625 -343.75 15.625 15.625], 'FaceColor',[1 1 1]);
rectangle('Position',[156.25 -328.125 15.625 15.625], 'FaceColor',[0 0 0]);
rectangle('Position',[171.875 -328.125 15.625 15.625], 'FaceColor',[0 0 0]);
rectangle('Position',[156.25 -343.75 15.625 15.625], 'FaceColor',[1 1 1]);
rectangle('Position',[171.875 -343.75 15.625 15.625], 'FaceColor',[1 1 1]);
rectangle('Position',[125 -359.375 15.625 15.625], 'FaceColor',[0 0 0]);
rectangle('Position',[140.625 -359.375 15.625 15.625], 'FaceColor',[1 1 1]);
rectangle('Position',[125 -375 15.625 15.625], 'FaceColor',[0 0 0]);
rectangle('Position',[140.625 -375 15.625 15.625], 'FaceColor',[1 1 1]);
rectangle('Position',[0 -390.625 15.625 15.625], 'FaceColor',[0 0 0]);
rectangle('Position',[15.625 -390.625 15.625 15.625], 'FaceColor',[1 1 1]);
rectangle('Position',[0 -406.25 15.625 15.625], 'FaceColor',[0 0 0]);
rectangle('Position',[15.625 -406.25 15.625 15.625], 'FaceColor',[1 1 1]);
rectangle('Position',[0 -421.875 15.625 15.625], 'FaceColor',[0 0 0]);
rectangle('Position',[15.625 -421.875 15.625 15.625], 'FaceColor',[1 1 1]);
rectangle('Position',[0 -437.5 15.625 15.625], 'FaceColor',[0 0 0]);
rectangle('Position',[15.625 -437.5 15.625 15.625], 'FaceColor',[1 1 1]);
rectangle('Position',[31.25 -421.875 15.625 15.625], 'FaceColor',[1 1 1]);
rectangle('Position',[46.875 -421.875 15.625 15.625], 'FaceColor',[0 0 0]);
rectangle('Position',[31.25 -437.5 15.625 15.625], 'FaceColor',[1 1 1]);
rectangle('Position',[46.875 -437.5 15.625 15.625], 'FaceColor',[0 0 0]);
rectangle('Position',[93.75 -390.625 15.625 15.625], 'FaceColor',[1 1 1]);
rectangle('Position',[109.375 -390.625 15.625 15.625], 'FaceColor',[0 0 0]);
rectangle('Position',[93.75 -406.25 15.625 15.625], 'FaceColor',[1 1 1]);
rectangle('Position',[109.375 -406.25 15.625 15.625], 'FaceColor',[0 0 0]);
rectangle('Position',[0 -453.125 15.625 15.625], 'FaceColor',[0 0 0]);
rectangle('Position',[15.625 -453.125 15.625 15.625], 'FaceColor',[1 1 1]);
rectangle('Position',[0 -468.75 15.625 15.625], 'FaceColor',[0 0 0]);
rectangle('Position',[15.625 -468.75 15.625 15.625], 'FaceColor',[1 1 1]);
rectangle('Position',[0 -484.375 15.625 15.625], 'FaceColor',[0 0 0]);
rectangle('Position',[15.625 -484.375 15.625 15.625], 'FaceColor',[1 1 1]);
rectangle('Position',[0 -500 15.625 15.625], 'FaceColor',[0 0 0]);
rectangle('Position',[15.625 -500 15.625 15.625], 'FaceColor',[0 0 0]);
rectangle('Position',[31.25 -484.375 15.625 15.625], 'FaceColor',[1 1 1]);
rectangle('Position',[46.875 -484.375 15.625 15.625], 'FaceColor',[1 1 1]);
rectangle('Position',[31.25 -500 15.625 15.625], 'FaceColor',[0 0 0]);
rectangle('Position',[46.875 -500 15.625 15.625], 'FaceColor',[0 0 0]);
rectangle('Position',[93.75 -453.125 15.625 15.625], 'FaceColor',[1 1 1]);
rectangle('Position',[109.375 -453.125 15.625 15.625], 'FaceColor',[0 0 0]);
rectangle('Position',[93.75 -468.75 15.625 15.625], 'FaceColor',[1 1 1]);
rectangle('Position',[109.375 -468.75 15.625 15.625], 'FaceColor',[0 0 0]);
rectangle('Position',[62.5 -484.375 15.625 15.625], 'FaceColor',[1 1 1]);
rectangle('Position',[78.125 -484.375 15.625 15.625], 'FaceColor',[1 1 1]);
rectangle('Position',[62.5 -500 15.625 15.625], 'FaceColor',[0 0 0]);
rectangle('Position',[78.125 -500 15.625 15.625], 'FaceColor',[0 0 0]);
rectangle('Position',[93.75 -484.375 15.625 15.625], 'FaceColor',[1 1 1]);
rectangle('Position',[109.375 -484.375 15.625 15.625], 'FaceColor',[0 0 0]);
rectangle('Position',[93.75 -500 15.625 15.625], 'FaceColor',[0 0 0]);
rectangle('Position',[109.375 -500 15.625 15.625], 'FaceColor',[0 0 0]);
rectangle('Position',[125 -390.625 15.625 15.625], 'FaceColor',[0 0 0]);
rectangle('Position',[140.625 -390.625 15.625 15.625], 'FaceColor',[1 1 1]);
rectangle('Position',[125 -406.25 15.625 15.625], 'FaceColor',[0 0 0]);
rectangle('Position',[140.625 -406.25 15.625 15.625], 'FaceColor',[1 1 1]);
rectangle('Position',[125 -421.875 15.625 15.625], 'FaceColor',[0 0 0]);
rectangle('Position',[140.625 -421.875 15.625 15.625], 'FaceColor',[1 1 1]);
rectangle('Position',[125 -437.5 15.625 15.625], 'FaceColor',[0 0 0]);
rectangle('Position',[140.625 -437.5 15.625 15.625], 'FaceColor',[0 0 0]);
rectangle('Position',[156.25 -421.875 15.625 15.625], 'FaceColor',[1 1 1]);
rectangle('Position',[171.875 -421.875 15.625 15.625], 'FaceColor',[1 1 1]);
rectangle('Position',[156.25 -437.5 15.625 15.625], 'FaceColor',[0 0 0]);
rectangle('Position',[171.875 -437.5 15.625 15.625], 'FaceColor',[0 0 0]);
rectangle('Position',[187.5 -390.625 15.625 15.625], 'FaceColor',[0 0 0]);
rectangle('Position',[203.125 -390.625 15.625 15.625], 'FaceColor',[0 0 0]);
rectangle('Position',[187.5 -406.25 15.625 15.625], 'FaceColor',[1 1 1]);
rectangle('Position',[203.125 -406.25 15.625 15.625], 'FaceColor',[1 1 1]);
rectangle('Position',[218.75 -390.625 15.625 15.625], 'FaceColor',[0 0 0]);
rectangle('Position',[234.375 -390.625 15.625 15.625], 'FaceColor',[0 0 0]);
rectangle('Position',[218.75 -406.25 15.625 15.625], 'FaceColor',[1 1 1]);
rectangle('Position',[234.375 -406.25 15.625 15.625], 'FaceColor',[1 1 1]);
rectangle('Position',[187.5 -421.875 15.625 15.625], 'FaceColor',[1 1 1]);
rectangle('Position',[203.125 -421.875 15.625 15.625], 'FaceColor',[1 1 1]);
rectangle('Position',[187.5 -437.5 15.625 15.625], 'FaceColor',[0 0 0]);
rectangle('Position',[203.125 -437.5 15.625 15.625], 'FaceColor',[0 0 0]);
rectangle('Position',[218.75 -421.875 15.625 15.625], 'FaceColor',[1 1 1]);
rectangle('Position',[234.375 -421.875 15.625 15.625], 'FaceColor',[1 1 1]);
rectangle('Position',[218.75 -437.5 15.625 15.625], 'FaceColor',[0 0 0]);
rectangle('Position',[234.375 -437.5 15.625 15.625], 'FaceColor',[1 1 1]);
rectangle('Position',[125 -453.125 15.625 15.625], 'FaceColor',[0 0 0]);
rectangle('Position',[140.625 -453.125 15.625 15.625], 'FaceColor',[0 0 0]);
rectangle('Position',[125 -468.75 15.625 15.625], 'FaceColor',[0 0 0]);
rectangle('Position',[140.625 -468.75 15.625 15.625], 'FaceColor',[1 1 1]);
rectangle('Position',[156.25 -453.125 15.625 15.625], 'FaceColor',[0 0 0]);
rectangle('Position',[171.875 -453.125 15.625 15.625], 'FaceColor',[0 0 0]);
rectangle('Position',[156.25 -468.75 15.625 15.625], 'FaceColor',[1 1 1]);
rectangle('Position',[171.875 -468.75 15.625 15.625], 'FaceColor',[1 1 1]);
rectangle('Position',[125 -484.375 15.625 15.625], 'FaceColor',[0 0 0]);
rectangle('Position',[140.625 -484.375 15.625 15.625], 'FaceColor',[1 1 1]);
rectangle('Position',[125 -500 15.625 15.625], 'FaceColor',[0 0 0]);
rectangle('Position',[140.625 -500 15.625 15.625], 'FaceColor',[0 0 0]);
rectangle('Position',[156.25 -484.375 15.625 15.625], 'FaceColor',[1 1 1]);
rectangle('Position',[171.875 -484.375 15.625 15.625], 'FaceColor',[1 1 1]);
rectangle('Position',[156.25 -500 15.625 15.625], 'FaceColor',[0 0 0]);
rectangle('Position',[171.875 -500 15.625 15.625], 'FaceColor',[0 0 0]);
rectangle('Position',[187.5 -453.125 15.625 15.625], 'FaceColor',[0 0 0]);
rectangle('Position',[203.125 -453.125 15.625 15.625], 'FaceColor',[0 0 0]);
rectangle('Position',[187.5 -468.75 15.625 15.625], 'FaceColor',[1 1 1]);
rectangle('Position',[203.125 -468.75 15.625 15.625], 'FaceColor',[1 1 1]);
rectangle('Position',[218.75 -453.125 15.625 15.625], 'FaceColor',[0 0 0]);
rectangle('Position',[234.375 -453.125 15.625 15.625], 'FaceColor',[1 1 1]);
rectangle('Position',[218.75 -468.75 15.625 15.625], 'FaceColor',[1 1 1]);
rectangle('Position',[234.375 -468.75 15.625 15.625], 'FaceColor',[1 1 1]);
rectangle('Position',[187.5 -484.375 15.625 15.625], 'FaceColor',[1 1 1]);
rectangle('Position',[203.125 -484.375 15.625 15.625], 'FaceColor',[1 1 1]);
rectangle('Position',[187.5 -500 15.625 15.625], 'FaceColor',[0 0 0]);
rectangle('Position',[203.125 -500 15.625 15.625], 'FaceColor',[0 0 0]);
rectangle('Position',[218.75 -484.375 15.625 15.625], 'FaceColor',[1 1 1]);
rectangle('Position',[234.375 -484.375 15.625 15.625], 'FaceColor',[1 1 1]);
rectangle('Position',[218.75 -500 15.625 15.625], 'FaceColor',[0 0 0]);
rectangle('Position',[234.375 -500 15.625 15.625], 'FaceColor',[0 0 0]);
rectangle('Position',[281.25 -265.625 15.625 15.625], 'FaceColor',[0 0 0]);
rectangle('Position',[296.875 -265.625 15.625 15.625], 'FaceColor',[0 0 0]);
rectangle('Position',[281.25 -281.25 15.625 15.625], 'FaceColor',[0 0 0]);
rectangle('Position',[296.875 -281.25 15.625 15.625], 'FaceColor',[1 1 1]);
rectangle('Position',[281.25 -296.875 15.625 15.625], 'FaceColor',[0 0 0]);
rectangle('Position',[296.875 -296.875 15.625 15.625], 'FaceColor',[1 1 1]);
rectangle('Position',[281.25 -312.5 15.625 15.625], 'FaceColor',[0 0 0]);
rectangle('Position',[296.875 -312.5 15.625 15.625], 'FaceColor',[1 1 1]);
rectangle('Position',[312.5 -265.625 15.625 15.625], 'FaceColor',[0 0 0]);
rectangle('Position',[328.125 -265.625 15.625 15.625], 'FaceColor',[1 1 1]);
rectangle('Position',[312.5 -281.25 15.625 15.625], 'FaceColor',[1 1 1]);
rectangle('Position',[328.125 -281.25 15.625 15.625], 'FaceColor',[1 1 1]);
rectangle('Position',[250 -328.125 15.625 15.625], 'FaceColor',[0 0 0]);
rectangle('Position',[265.625 -328.125 15.625 15.625], 'FaceColor',[0 0 0]);
rectangle('Position',[250 -343.75 15.625 15.625], 'FaceColor',[1 1 1]);
rectangle('Position',[265.625 -343.75 15.625 15.625], 'FaceColor',[1 1 1]);
rectangle('Position',[281.25 -328.125 15.625 15.625], 'FaceColor',[0 0 0]);
rectangle('Position',[296.875 -328.125 15.625 15.625], 'FaceColor',[1 1 1]);
rectangle('Position',[281.25 -343.75 15.625 15.625], 'FaceColor',[1 1 1]);
rectangle('Position',[296.875 -343.75 15.625 15.625], 'FaceColor',[1 1 1]);
rectangle('Position',[437.5 -265.625 15.625 15.625], 'FaceColor',[1 1 1]);
rectangle('Position',[453.125 -265.625 15.625 15.625], 'FaceColor',[0 0 0]);
rectangle('Position',[437.5 -281.25 15.625 15.625], 'FaceColor',[1 1 1]);
rectangle('Position',[453.125 -281.25 15.625 15.625], 'FaceColor',[0 0 0]);
rectangle('Position',[468.75 -296.875 15.625 15.625], 'FaceColor',[1 1 1]);
rectangle('Position',[484.375 -296.875 15.625 15.625], 'FaceColor',[0 0 0]);
rectangle('Position',[468.75 -312.5 15.625 15.625], 'FaceColor',[1 1 1]);
rectangle('Position',[484.375 -312.5 15.625 15.625], 'FaceColor',[0 0 0]);
rectangle('Position',[468.75 -328.125 15.625 15.625], 'FaceColor',[1 1 1]);
rectangle('Position',[484.375 -328.125 15.625 15.625], 'FaceColor',[0 0 0]);
rectangle('Position',[468.75 -343.75 15.625 15.625], 'FaceColor',[1 1 1]);
rectangle('Position',[484.375 -343.75 15.625 15.625], 'FaceColor',[0 0 0]);
rectangle('Position',[250 -390.625 15.625 15.625], 'FaceColor',[0 0 0]);
rectangle('Position',[265.625 -390.625 15.625 15.625], 'FaceColor',[0 0 0]);
rectangle('Position',[250 -406.25 15.625 15.625], 'FaceColor',[1 1 1]);
rectangle('Position',[265.625 -406.25 15.625 15.625], 'FaceColor',[0 0 0]);
rectangle('Position',[250 -421.875 15.625 15.625], 'FaceColor',[1 1 1]);
rectangle('Position',[265.625 -421.875 15.625 15.625], 'FaceColor',[0 0 0]);
rectangle('Position',[250 -437.5 15.625 15.625], 'FaceColor',[1 1 1]);
rectangle('Position',[265.625 -437.5 15.625 15.625], 'FaceColor',[0 0 0]);
rectangle('Position',[312.5 -421.875 15.625 15.625], 'FaceColor',[1 1 1]);
rectangle('Position',[328.125 -421.875 15.625 15.625], 'FaceColor',[1 1 1]);
rectangle('Position',[312.5 -437.5 15.625 15.625], 'FaceColor',[0 0 0]);
rectangle('Position',[328.125 -437.5 15.625 15.625], 'FaceColor',[0 0 0]);
rectangle('Position',[343.75 -421.875 15.625 15.625], 'FaceColor',[1 1 1]);
rectangle('Position',[359.375 -421.875 15.625 15.625], 'FaceColor',[1 1 1]);
rectangle('Position',[343.75 -437.5 15.625 15.625], 'FaceColor',[0 0 0]);
rectangle('Position',[359.375 -437.5 15.625 15.625], 'FaceColor',[1 1 1]);
rectangle('Position',[250 -453.125 15.625 15.625], 'FaceColor',[1 1 1]);
rectangle('Position',[265.625 -453.125 15.625 15.625], 'FaceColor',[0 0 0]);
rectangle('Position',[250 -468.75 15.625 15.625], 'FaceColor',[1 1 1]);
rectangle('Position',[265.625 -468.75 15.625 15.625], 'FaceColor',[0 0 0]);
rectangle('Position',[250 -484.375 15.625 15.625], 'FaceColor',[1 1 1]);
rectangle('Position',[265.625 -484.375 15.625 15.625], 'FaceColor',[0 0 0]);
rectangle('Position',[250 -500 15.625 15.625], 'FaceColor',[0 0 0]);
rectangle('Position',[265.625 -500 15.625 15.625], 'FaceColor',[0 0 0]);
rectangle('Position',[312.5 -453.125 15.625 15.625], 'FaceColor',[0 0 0]);
rectangle('Position',[328.125 -453.125 15.625 15.625], 'FaceColor',[0 0 0]);
rectangle('Position',[312.5 -468.75 15.625 15.625], 'FaceColor',[1 1 1]);
rectangle('Position',[328.125 -468.75 15.625 15.625], 'FaceColor',[1 1 1]);
rectangle('Position',[343.75 -453.125 15.625 15.625], 'FaceColor',[0 0 0]);
rectangle('Position',[359.375 -453.125 15.625 15.625], 'FaceColor',[1 1 1]);
rectangle('Position',[343.75 -468.75 15.625 15.625], 'FaceColor',[1 1 1]);
rectangle('Position',[359.375 -468.75 15.625 15.625], 'FaceColor',[1 1 1]);
rectangle('Position',[312.5 -484.375 15.625 15.625], 'FaceColor',[1 1 1]);
rectangle('Position',[328.125 -484.375 15.625 15.625], 'FaceColor',[1 1 1]);
rectangle('Position',[312.5 -500 15.625 15.625], 'FaceColor',[0 0 0]);
rectangle('Position',[328.125 -500 15.625 15.625], 'FaceColor',[0 0 0]);
rectangle('Position',[343.75 -484.375 15.625 15.625], 'FaceColor',[1 1 1]);
rectangle('Position',[359.375 -484.375 15.625 15.625], 'FaceColor',[1 1 1]);
rectangle('Position',[343.75 -500 15.625 15.625], 'FaceColor',[0 0 0]);
rectangle('Position',[359.375 -500 15.625 15.625], 'FaceColor',[0 0 0]);
rectangle('Position',[375 -390.625 15.625 15.625], 'FaceColor',[0 0 0]);
rectangle('Position',[390.625 -390.625 15.625 15.625], 'FaceColor',[0 0 0]);
rectangle('Position',[375 -406.25 15.625 15.625], 'FaceColor',[1 1 1]);
rectangle('Position',[390.625 -406.25 15.625 15.625], 'FaceColor',[1 1 1]);
rectangle('Position',[437.5 -390.625 15.625 15.625], 'FaceColor',[0 0 0]);
rectangle('Position',[453.125 -390.625 15.625 15.625], 'FaceColor',[0 0 0]);
rectangle('Position',[437.5 -406.25 15.625 15.625], 'FaceColor',[1 1 1]);
rectangle('Position',[453.125 -406.25 15.625 15.625], 'FaceColor',[1 1 1]);
rectangle('Position',[468.75 -390.625 15.625 15.625], 'FaceColor',[0 0 0]);
rectangle('Position',[484.375 -390.625 15.625 15.625], 'FaceColor',[0 0 0]);
rectangle('Position',[468.75 -406.25 15.625 15.625], 'FaceColor',[1 1 1]);
rectangle('Position',[484.375 -406.25 15.625 15.625], 'FaceColor',[0 0 0]);
rectangle('Position',[468.75 -421.875 15.625 15.625], 'FaceColor',[1 1 1]);
rectangle('Position',[484.375 -421.875 15.625 15.625], 'FaceColor',[0 0 0]);
rectangle('Position',[468.75 -437.5 15.625 15.625], 'FaceColor',[1 1 1]);
rectangle('Position',[484.375 -437.5 15.625 15.625], 'FaceColor',[0 0 0]);
rectangle('Position',[406.25 -453.125 15.625 15.625], 'FaceColor',[0 0 0]);
rectangle('Position',[421.875 -453.125 15.625 15.625], 'FaceColor',[0 0 0]);
rectangle('Position',[406.25 -468.75 15.625 15.625], 'FaceColor',[1 1 1]);
rectangle('Position',[421.875 -468.75 15.625 15.625], 'FaceColor',[1 1 1]);
rectangle('Position',[375 -484.375 15.625 15.625], 'FaceColor',[1 1 1]);
rectangle('Position',[390.625 -484.375 15.625 15.625], 'FaceColor',[1 1 1]);
rectangle('Position',[375 -500 15.625 15.625], 'FaceColor',[0 0 0]);
rectangle('Position',[390.625 -500 15.625 15.625], 'FaceColor',[0 0 0]);
rectangle('Position',[406.25 -484.375 15.625 15.625], 'FaceColor',[1 1 1]);
rectangle('Position',[421.875 -484.375 15.625 15.625], 'FaceColor',[1 1 1]);
rectangle('Position',[406.25 -500 15.625 15.625], 'FaceColor',[0 0 0]);
rectangle('Position',[421.875 -500 15.625 15.625], 'FaceColor',[0 0 0]);
rectangle('Position',[468.75 -453.125 15.625 15.625], 'FaceColor',[1 1 1]);
rectangle('Position',[484.375 -453.125 15.625 15.625], 'FaceColor',[0 0 0]);
rectangle('Position',[468.75 -468.75 15.625 15.625], 'FaceColor',[1 1 1]);
rectangle('Position',[484.375 -468.75 15.625 15.625], 'FaceColor',[0 0 0]);
rectangle('Position',[437.5 -484.375 15.625 15.625], 'FaceColor',[1 1 1]);
rectangle('Position',[453.125 -484.375 15.625 15.625], 'FaceColor',[1 1 1]);
rectangle('Position',[437.5 -500 15.625 15.625], 'FaceColor',[0 0 0]);
rectangle('Position',[453.125 -500 15.625 15.625], 'FaceColor',[0 0 0]);
rectangle('Position',[468.75 -484.375 15.625 15.625], 'FaceColor',[1 1 1]);
rectangle('Position',[484.375 -484.375 15.625 15.625], 'FaceColor',[0 0 0]);
rectangle('Position',[468.75 -500 15.625 15.625], 'FaceColor',[0 0 0]);
rectangle('Position',[484.375 -500 15.625 15.625], 'FaceColor',[0 0 0]);
X=[466.667,450,437.5,421.875,406.25,390.625,390.625,390.625,406.25,421.875,428.125,425,421.875,406.25,375,343.75,312.5,296.875,281.25,265.625,250,218.75,187.5,156.25,156.25,156.25,125,93.75,93.75,93.75,93.75,93.75,93.75,62.5,33.3333,33.3333];
Y=[-33.3333,-62.5,-93.75,-93.75,-93.75,-109.375,-125,-140.625,-140.625,-156.25,-171.875,-187.5,-203.125,-218.75,-250,-281.25,-312.5,-328.125,-328.125,-328.125,-328.125,-312.5,-281.25,-250,-234.375,-218.75,-187.5,-156.25,-125,-109.375,-93.75,-78.125,-62.5,-31.25,-33.3333,-33.3333];
hold on;
plot(X,Y,'r');
plot(X,Y,'bo');
legend('1689.5','Location','southoutside');
